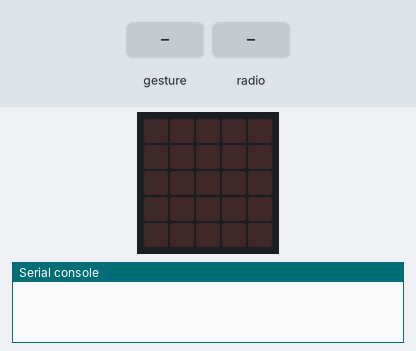
A program run on a simulated BBC micro:bit (MakeCode). Parts: the board's 5×5 LED display, the last lines printed to the serial console. Inputs (shaded band) come from the test bench. Random numbers come from a fixed seed; no radio messages arrive unless stated (any console line starting 'radio sent:' is added by the test bench); a tilt is held for 1.5 s and a shake lasts 1 s, then the board lies face up again.

Above: at 1.2 s.
1.3 s: gesture 'shake'
At 2.6 s:
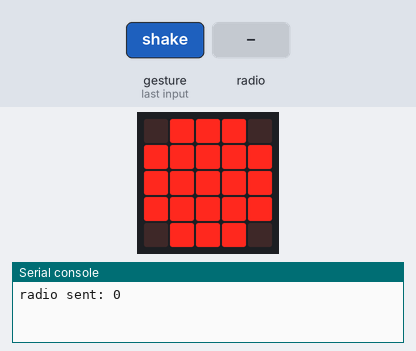
3.0 s: radio message "1" arrives
At 3.7 s:
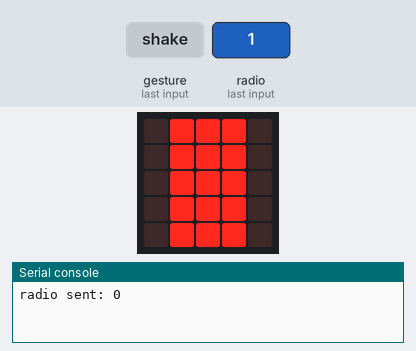
4.5 s: gesture 'shake'
At 5.0 s:
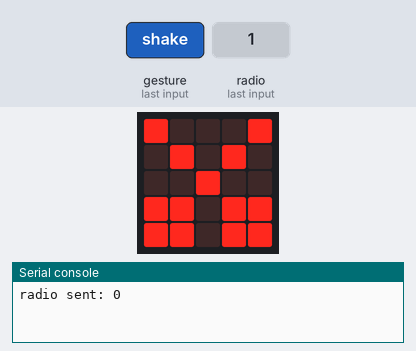
6.2 s: radio message "0" arrives
At 7.4 s:
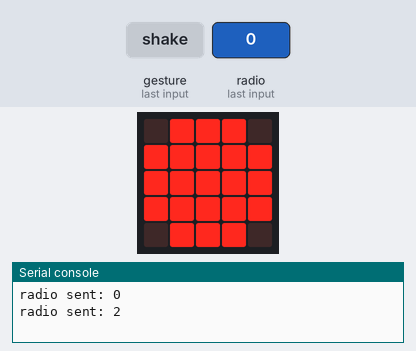
Timing chart, 0 to 8.7 s (numbered marks = the images above; inputs shaded):
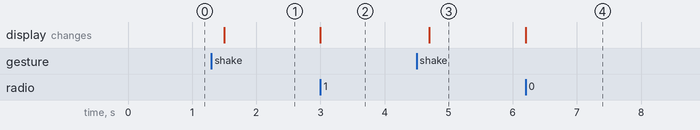

The program:

main.ts
```typescript
radio.onReceivedNumber(function (receivedNumber) {
    handplayer2 = receivedNumber
    if (handplayer2 == 0) {
        basic.showLeds(`
            . # # # .
            # # # # #
            # # # # #
            # # # # #
            . # # # .
            `)
    } else if (handplayer2 == 1) {
        basic.showLeds(`
            . # # # .
            . # # # .
            . # # # .
            . # # # .
            . # # # .
            `)
    } else if (handplayer2 == 2) {
        basic.showLeds(`
            # . . . #
            . # . # .
            . . # . .
            # # . # #
            # # . # #
            `)
    } else {

    }
})
input.onGesture(Gesture.Shake, function () {
    hand = randint(0, 2)
    if (hand == 0) {
        basic.showLeds(`
            . # # # .
            # # # # #
            # # # # #
            # # # # #
            . # # # .
            `)
    } else if (hand == 2) {
        basic.showLeds(`
            # . . . #
            . # . # .
            . . # . .
            # # . # #
            # # . # #
            `)
    } else if (hand == 1) {
        basic.showLeds(`
            . # # # .
            . # # # .
            . # # # .
            . # # # .
            . # # # .
            `)
    } else {

    }
    radio.sendNumber(hand)
})
let hand = 0
let handplayer2 = 0
radio.setGroup(20)
basic.forever(function () {

})
```

test.ts
```typescript
// här hamnar tester och detta kompileras inte när det här paketet används som ett tillägg.
```

Measured:
- after the input at 1.3 s, the display: changes after 0.20 s (image 1)
- after the input at 3.0 s, the display: changes at once (image 2)
- after the input at 4.5 s, the display: changes after 0.20 s (image 3)
- after the input at 6.2 s, the display: changes at once (image 4)
